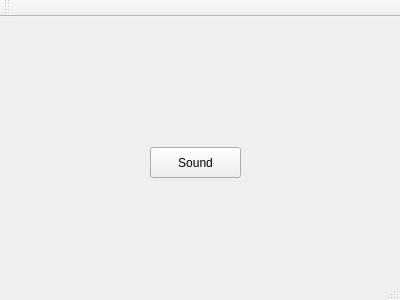
<?xml version="1.0" encoding="UTF-8"?>
<ui version="4.0">
 <class>MainWindow</class>
 <widget class="QMainWindow" name="MainWindow">
  <property name="geometry">
   <rect>
    <x>0</x>
    <y>0</y>
    <width>400</width>
    <height>300</height>
   </rect>
  </property>
  <property name="windowTitle">
   <string>MainWindow</string>
  </property>
  <widget class="QWidget" name="centralWidget">
   <widget class="QPushButton" name="btnSound">
    <property name="geometry">
     <rect>
      <x>150</x>
      <y>130</y>
      <width>91</width>
      <height>31</height>
     </rect>
    </property>
    <property name="text">
     <string>Sound</string>
    </property>
   </widget>
  </widget>
  <widget class="QMenuBar" name="menuBar">
   <property name="geometry">
    <rect>
     <x>0</x>
     <y>0</y>
     <width>400</width>
     <height>21</height>
    </rect>
   </property>
  </widget>
  <widget class="QToolBar" name="mainToolBar">
   <attribute name="toolBarArea">
    <enum>TopToolBarArea</enum>
   </attribute>
   <attribute name="toolBarBreak">
    <bool>false</bool>
   </attribute>
  </widget>
  <widget class="QStatusBar" name="statusBar"/>
 </widget>
 <layoutdefault spacing="6" margin="11"/>
 <resources/>
 <connections>
  <connection>
   <sender>btnSound</sender>
   <signal>pressed()</signal>
   <receiver>MainWindow</receiver>
   <slot>soundOn()</slot>
   <hints>
    <hint type="sourcelabel">
     <x>202</x>
     <y>172</y>
    </hint>
    <hint type="destinationlabel">
     <x>200</x>
     <y>49</y>
    </hint>
   </hints>
  </connection>
  <connection>
   <sender>btnSound</sender>
   <signal>released()</signal>
   <receiver>MainWindow</receiver>
   <slot>soundOff()</slot>
   <hints>
    <hint type="sourcelabel">
     <x>226</x>
     <y>182</y>
    </hint>
    <hint type="destinationlabel">
     <x>310</x>
     <y>53</y>
    </hint>
   </hints>
  </connection>
 </connections>
 <slots>
  <slot>soundOn()</slot>
  <slot>soundOff()</slot>
 </slots>
</ui>
